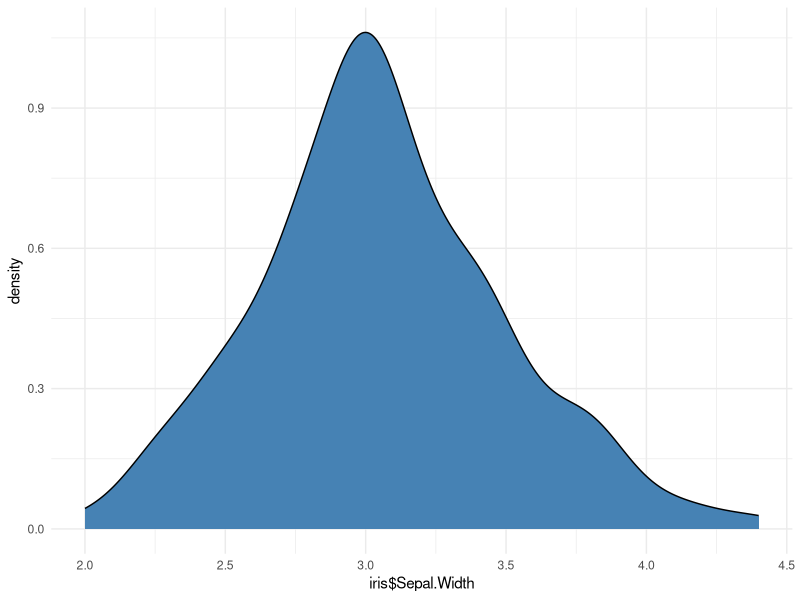
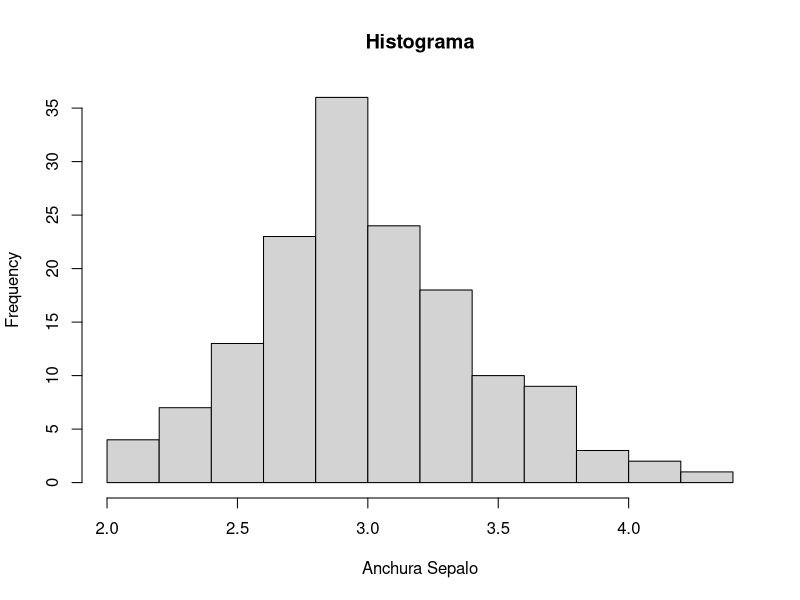
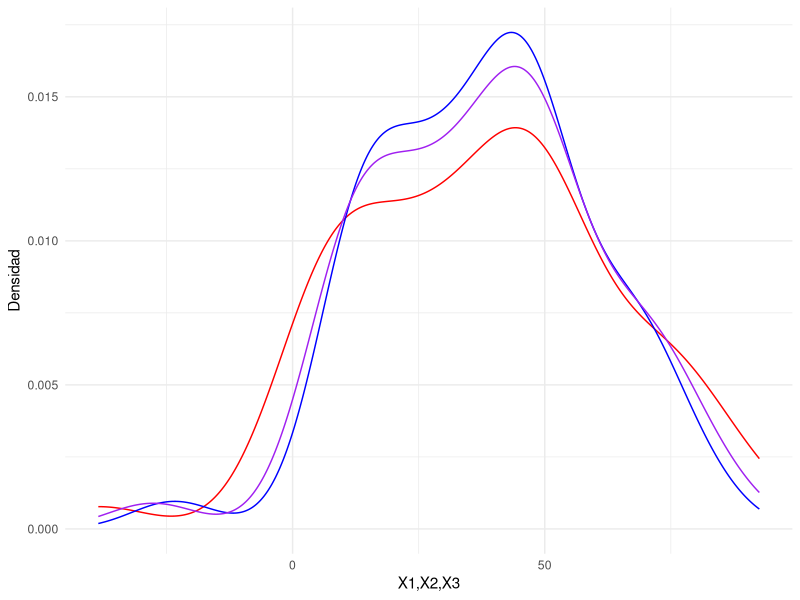

Write the R code that produced these figures, in order.
## ---- chunk 1
knitr::opts_chunk$set(echo = TRUE)
## ---- chunk 2
library(ggplot2)
data("iris")
str(iris)
## ---- chunk 3
table(iris$Species)

## ---- chunk 4
(densid <- ggplot(iris)+geom_density(aes(x = iris$Sepal.Width), fill = 'steelblue')+theme_minimal())
hist <-hist(iris$Sepal.Width, xlab = "Anchura Sepalo",main = "Histograma")
data <- iris[,c(2,5)]
## ---- chunk 5
pis <- rep(1/3,3)
medias <- tapply(data$Sepal.Width,data$Species,mean)
varianzas <- (tapply(data$Sepal.Width,data$Species,sd))^2
var <- ((50-1)/(150-3))*sum(varianzas)

## ---- chunk 6
delta <-function(x,i=1){
  log(pis[i]) + (x*medias[i]-(1/2)*medias[i]^2)/var
}
## ---- chunk 7
test<-rnorm(50,mean = 3, sd = .9)
## ---- chunk 8
nombres <-  c("setosa", "versicolor","virginica")
res <- matrix(rep(0,150),ncol = 3)

for (i in 1:50)
{
  for (j in 1:3)
    {
    res[i,j] = delta(test[i],j)
    }
}
vec_res <- max.col(res)
(respuesta <- data.frame(nombres[vec_res]))
res <- data.frame(res)
(deltas <-ggplot(res) + geom_density(aes(x = X1), color = 'red')+geom_density(aes(x = X2), color = 'blue')+geom_density(aes(x = X3), color = 'purple') + theme_minimal()+ xlab("X1,X2,X3")+ ylab("Densidad") )


